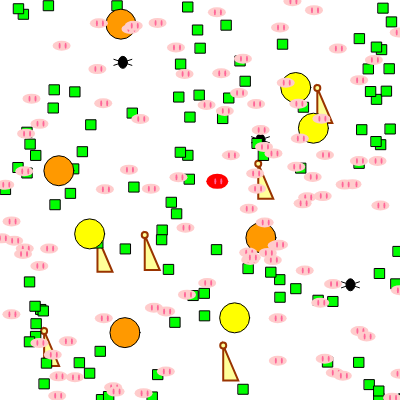
Frame 1 (no input)
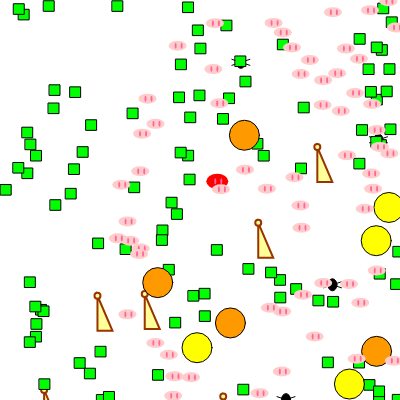
Frame 60 (no input)
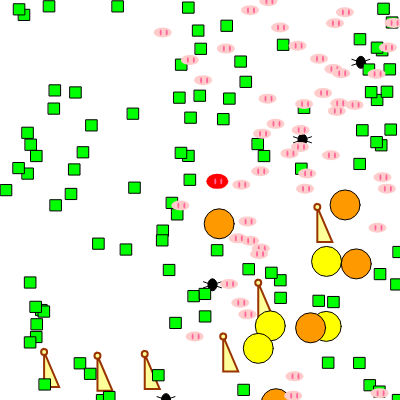
Frame 120 (the mouse pressed at the canvas centre since frame 60)

The p5.js sketch that drew these frames (run headless with seeded random() and noise() and a simulated clock; from frame 60 on, the mouse is pressed at the canvas centre):

// p5.js sketch
// ── sketch.js
var words=["macho", "hembra","infertil"];

//var laCruz;
var cerdos = [];
var numCerdos = 100;

//var leona;
var manada = [];
var numLeonas = 4;

//var leon;
var manadamachos = [];
var numLeonesmachos = 4;

var plantas = [];
var numPlantas = 100;

var arañas = [];
var numArañas = 4;


var jirafas = [];
var numJirafas = 6;

var Cerdoespecial;


function setup() {
  createCanvas(400, 400);

  //laCruz = new Crucecita();

  for (var i = 0; i < numCerdos; i++) {
    cerdos[i] = new Cerdito();
  }

  //leon = new Leona();

  for (var i = 0; i < numLeonas; i++) {
    manada[i] = new Leona();
  }

   for (var i = 0; i < numLeonesmachos; i++) {
    manadamachos[i] = new Leonmacho();
  }

   for (var i = 0; i < numPlantas; i++) {
    plantas[i] = new Plantita();
  }

  for (var i = 0; i < numArañas; i++) {
    arañas[i] = new Arañita();
  }
  
   for (var i = 0; i < numJirafas; i++) {
    jirafas[i] = new Jirafita();
  }
  
 Cerdoespecial=new Cerditosupersayayin();
  
}

function draw() {
  background(255, 255, 255);
   
  Cerdoespecial.dibujarse();
  if(Cerdoespecial.vel != 0)
  {
  Cerdoespecial.moverse();
  }

   for (var i = 0; i < numJirafas; i++) {
    jirafas[i].dibujarse();
    jirafas[i].moverse();

  }

   for (var i = 0; i < numArañas; i++) {
    arañas[i].dibujarse();
    arañas[i].moverse();

  }
  for (var i = 0; i < numPlantas; i++) {
    plantas[i].dibujarse();
    plantas[i].crecer();

  }

  for (var i = 0; i < numLeonas; i++) {
    manada[i].dibujarse();
    manada[i].moverse();

  }

   for (var i = 0; i < numLeonesmachos; i++) {
    manadamachos[i].dibujarse();
    manadamachos[i].moverse();

  }

  for (var i = 0; i < numCerdos; i++)
  {
    cerdos[i].dibujarse();
    cerdos[i].moverse();
    //cerdos[i].crecer();
  }

  for (var contadormachosL = 0; contadormachosL < numLeonesmachos; contadormachosL++)
  {
    if (manadamachos[contadormachosL].viva)
    {
    for (var contadorhembrasL =0; contadorhembrasL < numLeonas; contadorhembrasL++)
    {
      if (manada[contadorhembrasL].viva)
    {
      //si se acercan el mcaho y la hembra león (menor a 1/16 del tamaño del leon, se reproducen
      var distreproduccion = dist(manadamachos[contadormachosL].x, manadamachos[contadormachosL].y, manada[contadorhembrasL].x, manada[contadorhembrasL].y);

       if (distreproduccion < manadamachos[contadormachosL].tamano/8)
       {
          var  machoohembra = random(words);
        print(machoohembra);
                 if (machoohembra == "hembra") //es mujer
               {
               numLeonas = numLeonas+1;
               manada[manada.length] = new Leona();
               }
               else if(machoohembra == "macho")//es hombre
               {
               numLeonesmachos = numLeonesmachos+1;
               manadamachos[manadamachos.length] = new Leonmacho();
               }
       }
      
          for (var contacerdosL =0; contacerdosL < numCerdos; contacerdosL++)
          {
            if (cerdos[contacerdosL].viva)
            {
              var distCentroM = dist(manadamachos[contadormachosL].x, manadamachos[contadormachosL].y, cerdos[contacerdosL].x, cerdos[contacerdosL].y);
                if (distCentroM < manadamachos[contadormachosL].tamano/2) 
                {
                 cerdos[contacerdosL].morir();

                }
            var distCentroH = dist(manada[contadorhembrasL].x, manada[contadorhembrasL].y, cerdos[contacerdosL].x, cerdos[contacerdosL].y);
                if (distCentroH < manada[contadorhembrasL].tamano/2)
                {
                   cerdos[contacerdosL].morir();
                }
              
                   for (var contarplantasC =0; contarplantasC < numPlantas; contarplantasC++)
                {
                  if (plantas[contarplantasC].viva)
                  {
                    var distcerdoplanta = dist(plantas[contarplantasC].x, plantas[contarplantasC].y, cerdos[contacerdosL].x, cerdos[contacerdosL].y);
                      if (distcerdoplanta< plantas[contarplantasC].tamano/16) 
                      {
                       plantas[contarplantasC].morir();
                        print ("murio una planta");
                      }
                  }
                }
            }
          }        
    }
    }
    
    for (var contadorjirafas =0; contadorjirafas < numJirafas; contadorjirafas++)
    {
      if (jirafas[contadorjirafas].viva){
      //si se acercan el mcaho y la hembra león (menor a 1/16 del tamaño del leon, se mueren las jirafas
      var distjirafasmueren = dist(manadamachos[contadormachosL].x, manadamachos[contadormachosL].y, jirafas[contadorjirafas].x, jirafas[contadorjirafas].y);

       if (distjirafasmueren  < manadamachos[contadormachosL].tamano/16)
       {
         jirafas[contadorjirafas].morir();
          print ("murio una jirafa");
       }
      }
      
          		for (var contarplantasJ =0; contarplantasJ < numPlantas; contarplantasJ++)
                    {
                      if (plantas[contarplantasJ].viva)
                      {
                        var distjirafaplanta = dist(plantas[contarplantasJ].x, plantas[contarplantasJ].y, jirafas[contadorjirafas].x, jirafas[contadorjirafas].y);
                          if (distjirafaplanta< plantas[contarplantasJ].tamano/4) 
                          {
                           plantas[contarplantasJ].morir();
                            print ("murio una planta jirafa");
                          }
                      }
                    }
    }
  
 }
  }
 
}
// LA CIGUEÑA TRAE CERDITOSS CUANDO SE ESPICHA EL ESPACIO	
function keyReleased() {
  // cuando se suelta el espacio se crea un nuevo cerdito
  if (keyCode == 32) {
    numCerdos = numCerdos+1;
    cerdos[cerdos.length] = new Cerdito();
// console.log("new cerdo y hay ", numCerdos);
  }
}
function keyPressed() {
   if (keyCode == RIGHT_ARROW) 
   {
        Cerdoespecial.dirX=1;
        
       if(Cerdoespecial.vel == 0)
        {
        Cerdoespecial.vel = 2;
        }
      
      }
     else if (keyCode == DOWN_ARROW) 
     {
         Cerdoespecial.dirY=1;
     
             if(Cerdoespecial.vel == 0)
              {
              Cerdoespecial.vel = 2;
              }
     
      }
      else if (keyCode == LEFT_ARROW)
      {
        
        Cerdoespecial.dirX=-1;
        
            if(Cerdoespecial.vel == 0)
            {
            Cerdoespecial.vel = 2;
            }
  
      }
      else if (keyCode == UP_ARROW) 
      {
        Cerdoespecial.dirY=-1;
        
            if(Cerdoespecial.vel == 0)
            {
            Cerdoespecial.vel = 2;
            }

     
      }
}

// familia Cerdos
function Cerdito() {
  this.x = random(0, width);
  this.y = random(0, height);
  this.tamanox = 18;
  this.tamanoy=10;
  this.viva = true;
  this.dirX = 1;
  this.dirY = 1;

  this.dibujarse = function() {
    if (this.viva == true) {
      noStroke();
      fill(255,204,204);
      ellipse(this.x,this.y,this.tamanox,this.tamanoy);
      fill(255,102,153);
      ellipse(this.x-2,this.y,2,6);
      ellipse(this.x+4,this.y,2,6);
    }
  }

  this.moverse = function() {
    this.moverse = function() {
    if (this.x >= width || this.x <= 0) {
      this.dirX = -this.dirX;
      this.x = this.x + (this.dirX*4);
    }

    this.x = this.x + (this.dirX*2);

  }

  this.crecer = function() {
    this.tamano = this.tamano + random(0.01, 0.1);
  }

  this.morir = function() {
    this.viva = false;
  }
}
}

// familia Leona
function Leona() {
  this.x = random(0, width);
  this.y = random(0, height);
  this.dirX = 1;
  this.dirY = 1;
  this.tamano = 30;
   this.viva = true;


  this.dibujarse = function() {
    if (this.viva == true) {
fill(255,255,0);
ellipse(this.x, this.y, this.tamano, this.tamano);
    }

  }

  this.moverse = function() {
    if (this.x >= width || this.x <= 0) {
      this.dirX = -this.dirX;
      this.x = this.x + (this.dirX*4);
    }
    if (this.y >= width || this.y <= 0) {
      this.dirY = -this.dirY;
      this.y = this.y + (this.dirY*4);
    }

    this.x = this.x + (this.dirX*random(0, 4));
    this.y = this.y + (this.dirY*random(0, 4));
  }
  
  this.morir = function() {
    this.viva = false;
  }
}


// familia Leonesmachos
function Leonmacho() {
  this.x = random(0, width);
  this.y = random(0, height);
  this.dirX = 1;
  this.dirY = 1;
  this.tamano = 30;
   this.viva = true;


  this.dibujarse = function() {
    fill(255,153,0);
ellipse(this.x, this.y, this.tamano, this.tamano);

  }

  this.moverse = function() 
  {
    if (this.x >= width || this.x <= 0)
    {
      this.dirX = -this.dirX;
      this.x = this.x + (this.dirX*4);
    }
    if (this.y >= width || this.y <= 0)
    {
      this.dirY = -this.dirY;
      this.y = this.y + (this.dirY*4);
    }

    this.x = this.x + (this.dirX*random(0, 4));
    this.y = this.y + (this.dirY*random(0, 4));
  }
  
   this.morir = function() {
    this.viva = false;
  }
}

// familia Planta
function Plantita() {
  this.x = random(0, width);
  this.y = random(0, height);
  this.tamano = 10;
  this.viva = true;

  this.dibujarse = function() {
    if (this.viva == true) {
      fill(0,255,0);
rect(this.x,this.y, this.tamano,this.tamano);
    }
  }

  this.crecer = function() {
    this.tamano = this.tamano + 0.01;
    if(this.tamano > 20)
    {
      this.tamano = 20;
    }
  }

  this.morir = function() {
    this.viva = false;
  }
}

// familia Arañas
function Arañita() {
  this.x = random(0, width);
  this.y = random(0, height);
  this.dirX = 1;
  this.tamanox = 9;
  this.tamanoy = 12;


  this.dibujarse = function() {
      fill(0,0,0);
    stroke(0,0,0);
    strokeWeight(1);
    ellipse(this.x, this.y, this.tamanox, this.tamanoy);
    line(this.x,this.y,this.x-this.tamanox,this.y-3);
    line(this.x,this.y,this.x+this.tamanox,this.y-3);
     line(this.x,this.y,this.x-this.tamanox,this.y+3);
    line(this.x,this.y,this.x+this.tamanox,this.y+3);
  }

  this.moverse = function()
  {
    if (this.x >= width || this.x <= 0)
    {
      this.dirX = -1 * this.dirX;
    }
     this.x = this.x + (2 * this.dirX);
  }
}
              
// familia Jirafas 
function Jirafita() {
  this.x = random(0, width);
  this.y = random(0, height);
  this.tamanox = 15;
  this.tamanoy=35;
  this.dirY = 1;
  this.viva = true;

  this.dibujarse = function() {
    if (this.viva == true) {
      fill(255,255,153);
      strokeWeight(2);
      stroke(153,51,0);
      triangle( this.x, this.y,this.x,this.y + this.tamanoy,this.x + this.tamanox,this.y+ this.tamanoy);
      ellipse(this.x,this.y,6,6);
    }
  }
 this.moverse = function()
  {
    if (this.y >= height || this.y <= 0)
    {
      this.dirY = -1 * this.dirY;
    }
     this.y = this.y + (1 * this.dirY);
  }


  this.morir = function() {
    this.viva = false;
  }
}

function Cerditosupersayayin() {
   this.x = random(0, width);
  this.y = random(0, height);
  this.tamanox = 22;
  this.tamanoy=15;
  this.viva = true;
  this.dirX = 1;
  this.dirY = 1;
  this.vel = 0;
  this.dibujarse = function() {

      noStroke();
      fill(255,0,0);
      ellipse(this.x,this.y,this.tamanox,this.tamanoy);
      fill(255,102,153);
      ellipse(this.x-2,this.y,2,6);
      ellipse(this.x+4,this.y,2,6);
    
  }
  
  this.moverse = function() {
     if (this.x >= width|| this.x <= 0)
            {
              this.dirX = -1 * this.dirX;
            }
        
       			this.x = this.x + (this.vel * this.dirX);

    
     if (this.y >= height|| this.y <= 0)
              {
                this.dirY = -1 * this.dirY;
              }
        
       			this.y = this.y + (this.vel * this.dirY);
    
  }
      

  }
